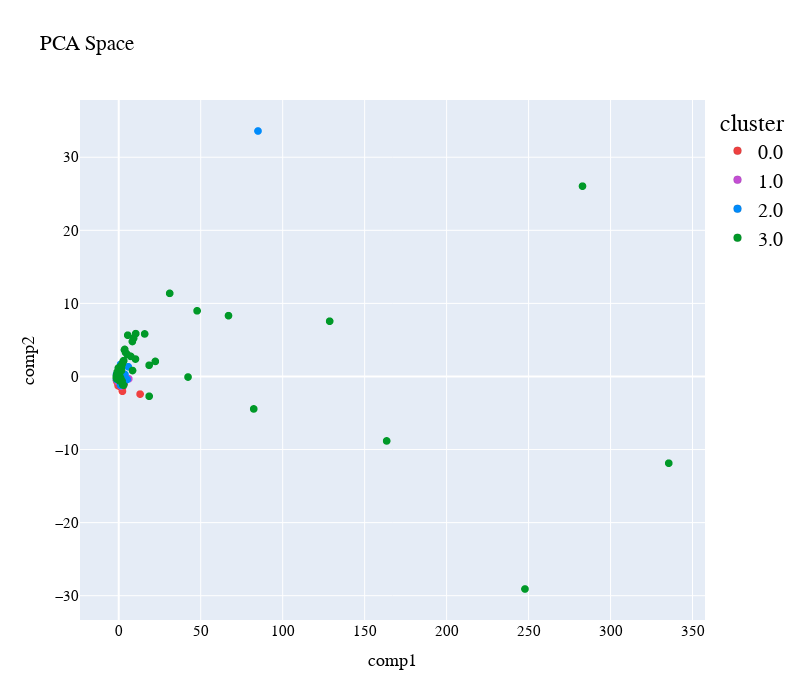

Source (notebook cell):
### Code cell
pattern_pca = pattern_df.copy()
pattern_pca.loc[pattern_df2.index,'cluster'] = prediction_pattern
pattern_pca = pattern_pca.dropna()
pattern_pca_predict = pattern_pca['cluster'].values
pattern_pca = pattern_pca.drop(columns=['cluster'])
pca_2d_object, pattern_pca_2d = get_pca_2d(pattern_pca, pattern_pca_predict)
plot_pca_2d(pattern_pca_2d, title = "PCA Space", opacity=1, width_line = 0.1)

### Figure 1 — Plotly figure (JSON) as saved in the notebook; plotly's stock layout.template omitted (floating-point values rounded to 4 significant figures; data arrays with more than 128 entries replaced by an {"elided": "..."} marker saying what was removed)
{"data": [{"hovertemplate": "cluster=0.0<br>comp1=%{x}<br>comp2=%{y}<extra></extra>", "legendgroup": "0.0", "marker": {"color": "#EF4040", "line": {"color": "black", "width": 0.1}, "opacity": 1, "size": 8, "symbol": "circle"}, "mode": "markers", "name": "0.0", "showlegend": true, "type": "scattergl", "x": {"elided": "383 float values"}, "xaxis": "x", "y": {"elided": "383 float values"}, "yaxis": "y"}, {"hovertemplate": "cluster=1.0<br>comp1=%{x}<br>comp2=%{y}<extra></extra>", "legendgroup": "1.0", "marker": {"color": "#C44ED4", "line": {"color": "black", "width": 0.1}, "opacity": 1, "size": 8, "symbol": "circle"}, "mode": "markers", "name": "1.0", "showlegend": true, "type": "scattergl", "x": {"elided": "412 float values"}, "xaxis": "x", "y": {"elided": "412 float values"}, "yaxis": "y"}, {"hovertemplate": "cluster=2.0<br>comp1=%{x}<br>comp2=%{y}<extra></extra>", "legendgroup": "2.0", "marker": {"color": "#008BFB", "line": {"color": "black", "width": 0.1}, "opacity": 1, "size": 8, "symbol": "circle"}, "mode": "markers", "name": "2.0", "showlegend": true, "type": "scattergl", "x": {"elided": "581 float values"}, "xaxis": "x", "y": {"elided": "581 float values"}, "yaxis": "y"}, {"hovertemplate": "cluster=3.0<br>comp1=%{x}<br>comp2=%{y}<extra></extra>", "legendgroup": "3.0", "marker": {"color": "#009928", "line": {"color": "black", "width": 0.1}, "opacity": 1, "size": 8, "symbol": "circle"}, "mode": "markers", "name": "3.0", "showlegend": true, "type": "scattergl", "x": {"elided": "618 float values"}, "xaxis": "x", "y": {"elided": "618 float values"}, "yaxis": "y"}], "layout": {"autosize": false, "font": {"color": "black", "family": "Gilroy", "size": 15}, "height": 700, "legend": {"font": {"size": 20}, "title": {"font": {"family": "Times New Roman"}, "text": "cluster"}, "tracegroupgap": 0}, "scene": {"xaxis": {"title": {"font": {"color": "black"}, "text": "comp1"}}, "yaxis": {"title": {"font": {"color": "black"}, "text": "comp2"}}}, "showlegend": true, "title": {"text": "PCA Space"}, "width": 800, "xaxis": {"anchor": "y", "domain": [0, 1], "title": {"text": "comp1"}}, "yaxis": {"anchor": "x", "domain": [0, 1], "title": {"text": "comp2"}}}}
